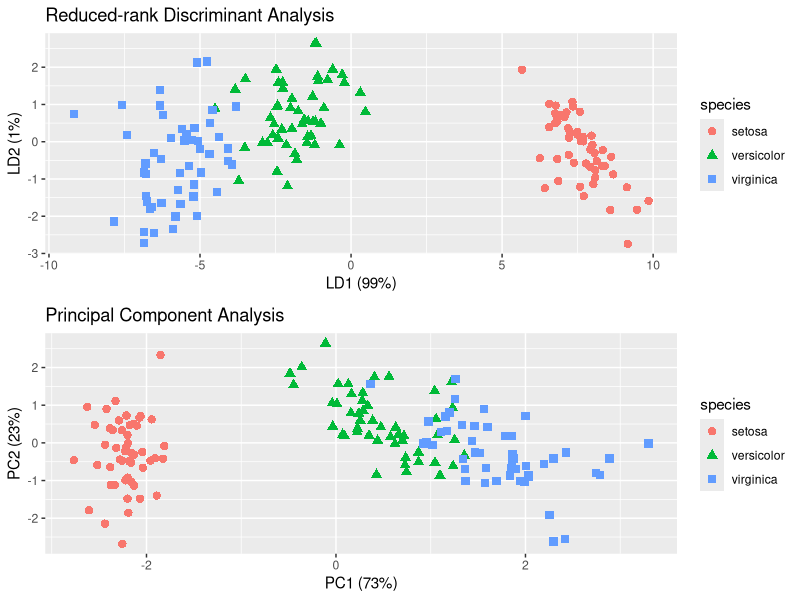

Generate this figure with R:
#################################################
#
# Comparing supervised and unsupervised methods.
#
# Author: Luis B. Rei                
# Created: 26/12/2017                 
#                                     
#################################################


# Clean workspace
rm(list=ls())
graphics.off()

require(MASS)
require(ggplot2)
require(scales)
require(gridExtra)

# Load data
data(iris)


##############################
# Principal Component Analysis
###############################
pca <- prcomp(iris[,-5],
              center = TRUE,
              scale. = TRUE) 

# Print linear combination coefficients
print(pca$rotation)

# Between group variance
prop.pca = pca$sdev^2/sum(pca$sdev^2)

ppca <- predict(object = pca,
                newdata = iris)

summary(pca)

###############################
# Reduced-rank Discriminant Analysis
###############################
lda <- lda(Species ~ ., 
           iris, 
           prior = c(1,1,1)/3)

# Print linear combination coefficients
print(lda$scaling)

# Between group variance
prop.lda = lda$svd^2/sum(lda$svd^2)

plda <- predict(object = lda,
                newdata = iris)

summary(lda)

# Confusion matrix
table(plda$class, iris[,5])

###############################
# Plot them together
###############################
dataset = data.frame(species = iris[,"Species"],
                     pca = pca$x, lda = plda$x)

p1 <- ggplot(dataset) + geom_point(aes(lda.LD1, lda.LD2, colour = species, shape = species), size = 2.5) + 
        labs(x = paste("LD1 (", percent(prop.lda[1]), ")", sep=""),
             y = paste("LD2 (", percent(prop.lda[2]), ")", sep="")) +
        ggtitle("Reduced-rank Discriminant Analysis")

p2 <- ggplot(dataset) + geom_point(aes(pca.PC1, pca.PC2, colour = species, shape = species), size = 2.5) +
        labs(x = paste("PC1 (", percent(prop.pca[1]), ")", sep=""),
             y = paste("PC2 (", percent(prop.pca[2]), ")", sep="")) +
      ggtitle("Principal Component Analysis")

dev.new()
dev.new()
grid.arrange(p1, p2)